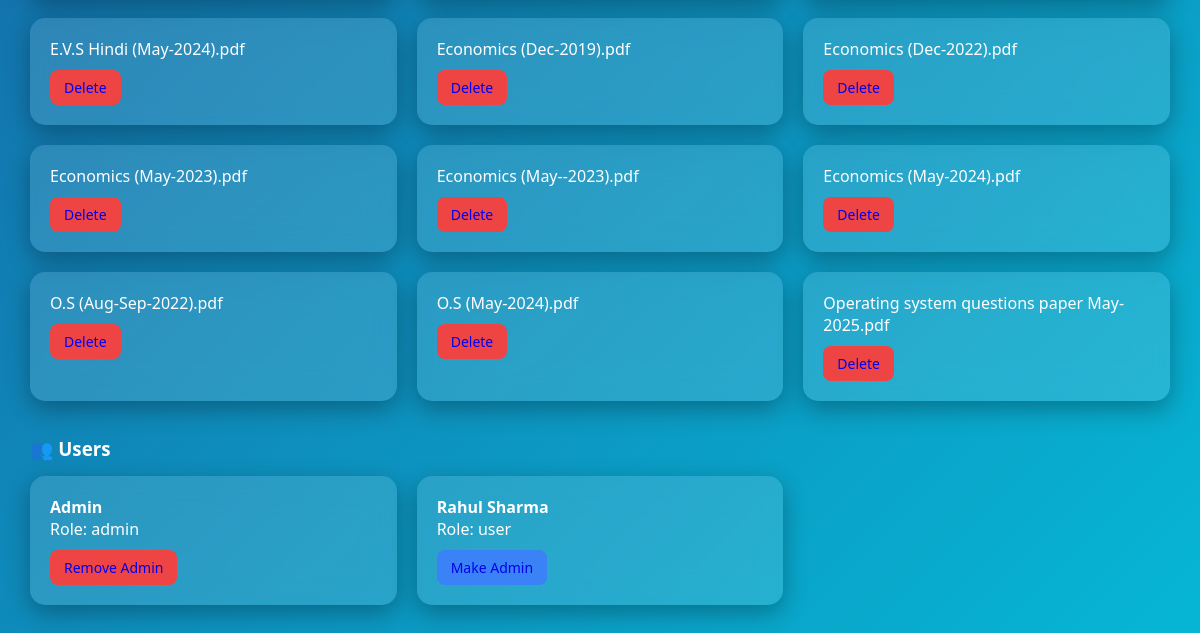
Page /admin (signed in, lower part) on the earlier database version.
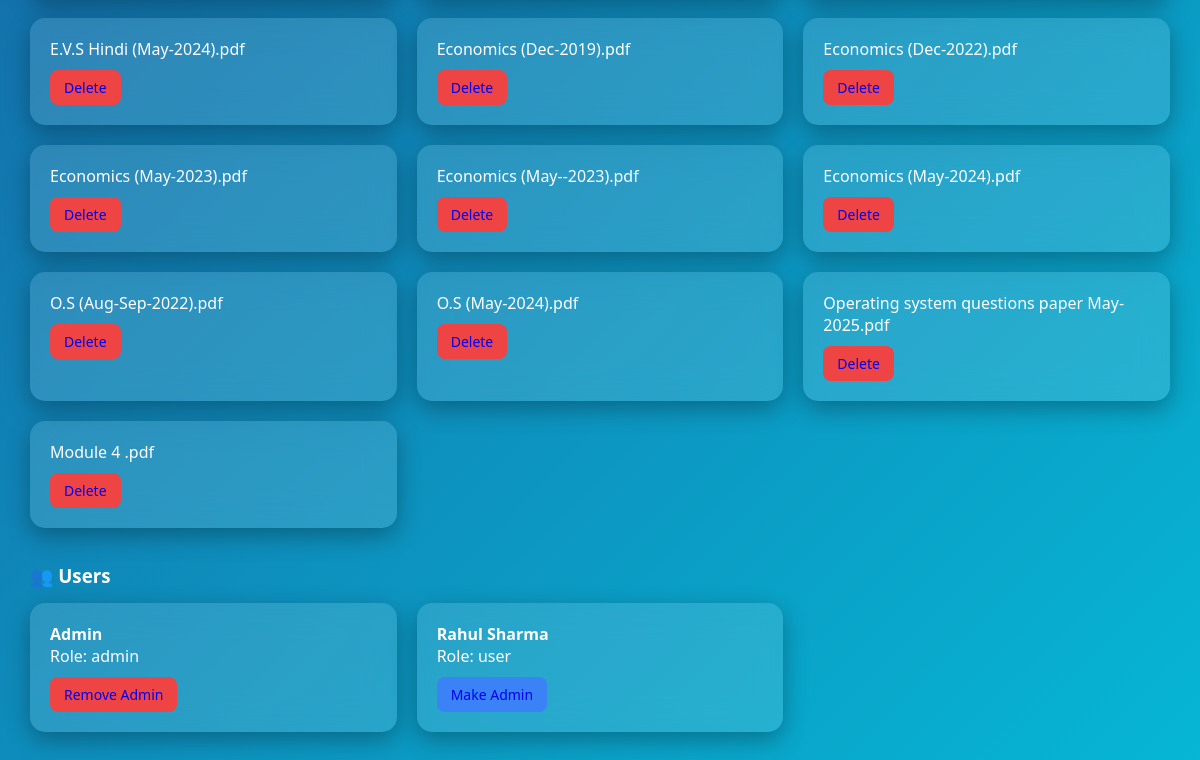
Same page on the later database version.
### tables this page shows
CREATE TABLE notes(
        id INTEGER PRIMARY KEY AUTOINCREMENT,
        title TEXT NOT NULL,
        filename TEXT NOT NULL,
        subject TEXT NOT NULL,
        semester INTEGER NOT NULL,
        uploaded_by TEXT NOT NULL,
        status TEXT NOT NULL DEFAULT 'pending',
        downloads INTEGER DEFAULT 0,
        created_at TIMESTAMP DEFAULT CURRENT_TIMESTAMP
    );

CREATE TABLE users(
        id INTEGER PRIMARY KEY AUTOINCREMENT,
        name TEXT NOT NULL,
        email TEXT UNIQUE NOT NULL,
        mobile TEXT NOT NULL,
        role TEXT NOT NULL DEFAULT 'user',
        created_at TIMESTAMP DEFAULT CURRENT_TIMESTAMP
    );

### app.py (the view)
@app.route("/admin")
def admin():
    if not login_required():
        return login_required_redirect()
    if not admin_required():
        return "⛔ Access Denied"
    conn = get_db_connection()
    cur = conn.cursor()
    cur.execute("SELECT * FROM notes WHERE status='pending'")
    pending_notes = cur.fetchall()
    cur.execute("SELECT * FROM notes WHERE status='approved'")
    approved_notes = cur.fetchall()
    cur.execute("SELECT * FROM users")
    users = cur.fetchall()
    conn.close()
    return render_template(
        "admin.html",
        pending_notes=pending_notes,
        approved_notes=approved_notes,
        users=users
    )

### app.py (called while the page is built)
def get_db_connection():
    conn = sqlite3.connect(Config.DATABASE)
    conn.row_factory = sqlite3.Row
    return conn

def login_required():
    return "user" in session

def admin_required():
    return session.get("role") == "admin"

### templates/admin.html (shortened to what this page needs)
<!DOCTYPE html>
<html lang="en">
<head>
<link rel="stylesheet" href="https://cdnjs.cloudflare.com/ajax/libs/font-awesome/6.5.0/css/all.min.css">
</head>
<body>
<div class="container">
  <div class="section">
    {% if approved_notes %}
    <div class="grid">
      {% for n in approved_notes %}
      <div class="note-card">
        <p>{{n['title']}}</p>
        <a href="/delete/{{n['id']}}" class="btn delete">Delete</a>
      </div>
      {% endfor %}
    </div>
    {% else %}
      <div class="empty">No approved notes</div>
    {% endif %}
  </div>
  <div class="section">
    <h3>👥 Users</h3>
    <div class="grid">
      {% for u in users %}
      <div class="note-card">
        <p><b>{{u['name']}}</b></p>
        <p>Role: {{u['role']}}</p>
        {% if u['role'] == 'user' %}
          <a href="/make_admin/{{u['id']}}" class="btn admin">Make Admin</a>
        {% elif u['role'] == 'admin' %}
          <a href="/remove_admin/{{u['id']}}" class="btn delete">Remove Admin</a>
        {% endif %}
      </div>
      {% endfor %}
    </div>
  </div>
</div>
</body>
</html>

### templates/admin.html (style rules this page uses)
* { margin: 0; padding: 0; box-sizing: border-box; font-family: 'Segoe UI', sans-serif; }
body { background: linear-gradient(135deg, #1e3a8a, #06b6d4); color: white; padding-top: 70px; }
.container { padding: 30px; max-width: 1200px; margin: auto; }
.section { margin-top: 35px; }
.section h3 { margin-bottom: 15px; }
.grid { display: grid; grid-template-columns: repeat(3,1fr); gap: 20px; }
.note-card { background: rgba(255,255,255,0.12); backdrop-filter: blur(15px); padding: 20px; border-radius: 15px; transition: 0.3s; box-shadow: 0 8px 25px rgba(0,0,0,0.3); }
.btn { display: inline-block; margin-top: 10px; padding: 8px 14px; border-radius: 8px; text-decoration: none; font-size: 14px; transition: 0.3s; }
.delete { background: #ef4444; }
.admin { background: #3b82f6; }

Differences in the rows shown:
added notes: title "Module 4 .pdf"
